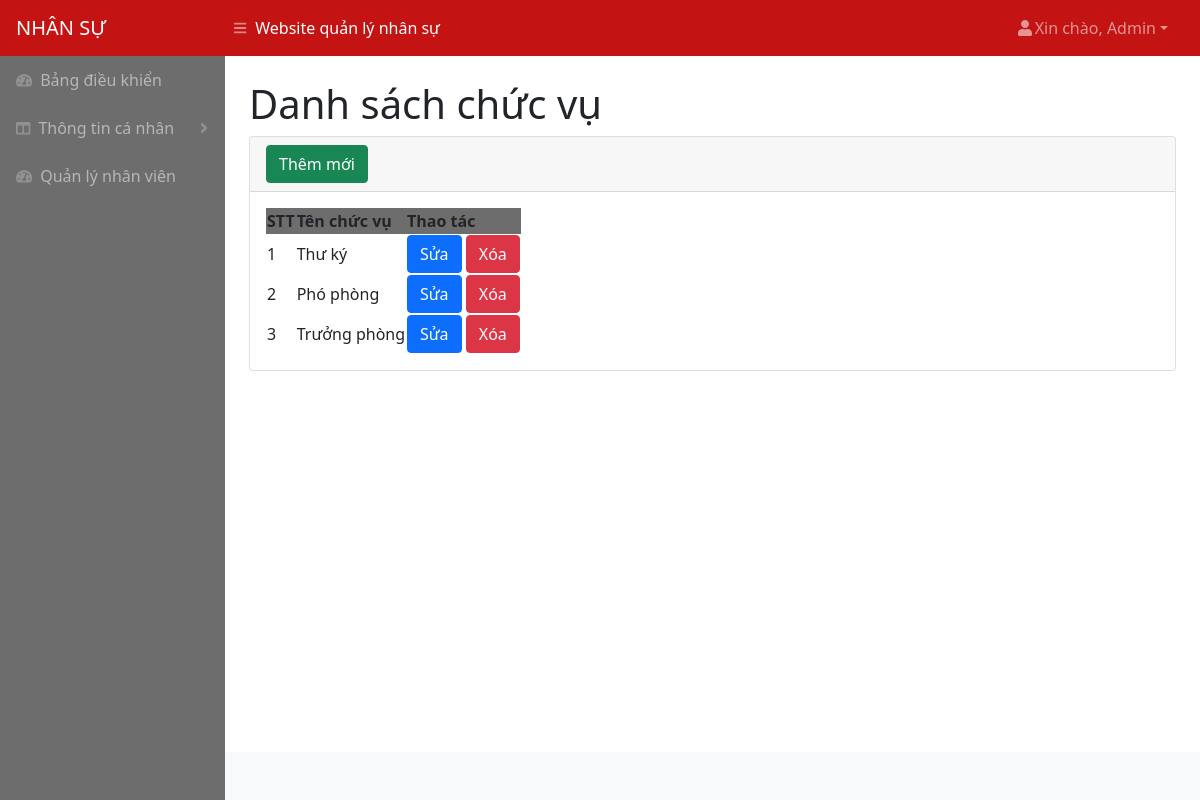
The app's page /chucvu.php (signed in) with its own data.
### tables this page shows
CREATE TABLE `chucvu` (
  `id` int(11) NOT NULL,
  `ten` varchar(250) NOT NULL
);

### chucvu.php (the view, shortened to what this page needs)
<!DOCTYPE html>
<html lang="en">
<head>
<?php include('inc/head.php')?>
</head>
<body class="sb-nav-fixed">
<?php include('inc/header.php')?>
    <div id="layoutSidenav">
    <?php include('inc/menu.php')?>
        <div id="layoutSidenav_content">
            <main>
                <div class="container-fluid px-4">
                    <h1 class="mt-4">Danh sách chức vụ</h1>
                    <div class="card mb-4">
                        <div class="card-header">
                            <button type="button" class="btn btn-success" data-bs-toggle="modal"
                                data-bs-target="#exampleModalAdd">
                                Thêm mới
                            </button>
                        </div>
                        <div class="card-body">
                            <table id="datatablesSimple">
                                <thead>
                                <tr style="background-color : #6D6D6D">
                                        <th>STT</th>
                                        <th>Tên chức vụ</th>
                                        <th>Thao tác</th>
                                    </tr>
                                </thead>
                                <tbody>
                                <?php
                                    $query = "SELECT * FROM chucvu ORDER BY id DESC";
                                    $result = mysqli_query($connect, $query);
                                    $stt = 1;
                                    while ($arUser = mysqli_fetch_array($result, MYSQLI_ASSOC)) {
                                        $idModelDel = "exampleModalDel".$arUser["id"] ;
                                        $idModelEdit = "exampleModalEdit".$arUser["id"];
                                    ?>
                                    <tr>
                                        <td><?php echo $stt ?></td>
                                        <td><?php echo $arUser["ten"] ?></td>
                                        <td>
                                            <button type="button" class="btn btn-primary" data-bs-toggle="modal"
                                                data-bs-target="#<?php echo $idModelEdit ?>">
                                                Sửa
                                            </button>
                                            <button type="button" class="btn btn-danger" data-bs-toggle="modal"
                                                data-bs-target="#<?php echo $idModelDel ?>">
                                                Xóa
                                            </button>
                                        </td>
                                    </tr>
                                    <?php $stt++;} ?>
                                </tbody>
                            </table>
                        </div>
                    </div>
                </div>
            </main>
            <?php include('inc/footer.php')?>
        </div>
    </div>
</body>
</html>

### records on screen
chucvu: ten "Thư ký"
chucvu: ten "Phó phòng"
chucvu: ten "Trưởng phòng"

### other values on screen
$_SESSION['quyen'] "Admin"
